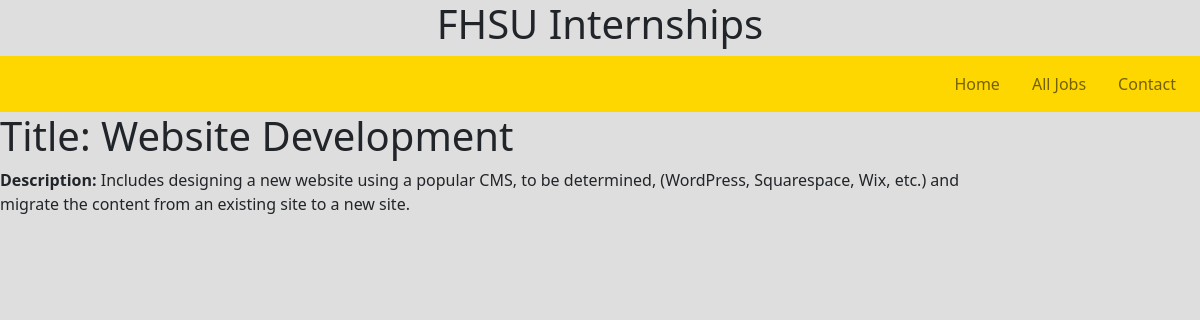
Screenshot of /services/job/1 with the database file from the repository.
### services/models.py (models this page shows, shortened)
class Job(models.Model):
    title = models.CharField(max_length=200)
    description = models.TextField(max_length=1000, help_text='Enter a brief description of the job')

### services/views.py (the view)
# urls.py: path('job/<int:pk>', views.JobDetailView.as_view(), name='job-detail'),
class JobDetailView(generic.DetailView):
    model = Job

### services/templates/services/job_detail.html
{% extends "base.html" %}
{% block content %}
    <div class="description">
  <h1>Title: {{ job.title }}</h1>
    <p><strong>Description:</strong> {{ job.description }}</p>
    </div>
{% endblock %}

### services/static/css/styles.css (style rules this page uses)
body { padding: 0; margin: 0; background: #f2f6e9; }

### rows the page displays
Job: title "Website Development", description "Includes designing a new website using a popular CMS, to be determined, (WordPress, Squarespace, Wix, etc.) and migrate the content from an existing site to a new site."
